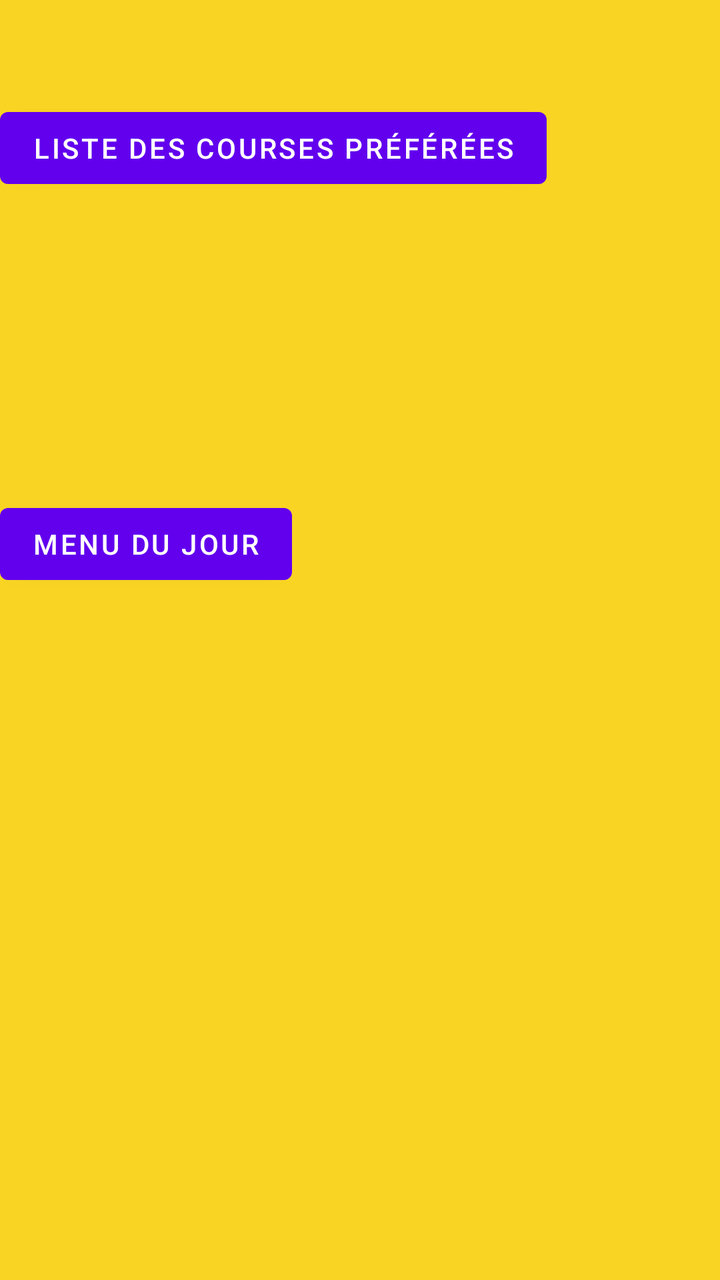
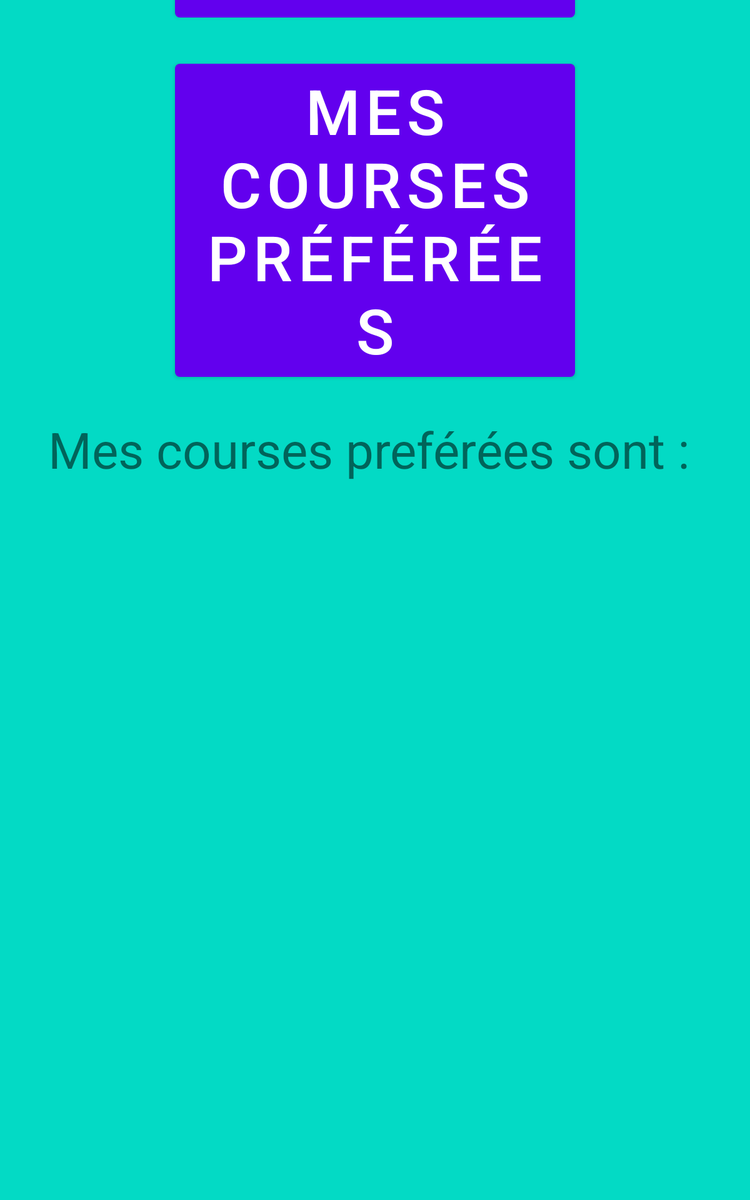

An Android layout and its configuration variant, each rendered on a device that would load it. The default file and the variant file are quoted in full after the pictures.
<!-- AndroidManifest.xml: application theme Theme.Aliments -->
<!-- res/layout/fragment_menu.xml -->
<?xml version="1.0" encoding="utf-8"?>
<LinearLayout
    xmlns:android="http://schemas.android.com/apk/res/android"
    xmlns:tools="http://schemas.android.com/tools"
    android:layout_width="match_parent"
    android:layout_height="match_parent"
    android:background="#f9d423"
    android:orientation="vertical"
    tools:context=".adapters.MenuFragment">

    <Button
        android:id="@+id/Coursespref"
        android:layout_width="wrap_content"
        android:layout_height="wrap_content"
        android:layout_marginTop="50dp"
        android:text="Liste des courses préférées" />

    <ListView
        android:id="@+id/ListeCoursesPref"
        android:layout_width="wrap_content"
        android:layout_height="wrap_content">
    </ListView>
   <Button
      android:id="@+id/menudujour"
        android:layout_height="wrap_content"
        android:layout_marginTop="150dp"
        android:text="Menu du jour"
      android:layout_width="wrap_content" />




</LinearLayout>
<!-- resources referenced by this layout -->
<resources>
  <style name="Theme.Aliments" parent="Theme.MaterialComponents.DayNight.DarkActionBar">
          
          <item name="colorPrimary">@color/purple_500</item>
          <item name="colorPrimaryVariant">@color/purple_700</item>
          <item name="colorOnPrimary">@color/white</item>
          
          <item name="colorSecondary">@color/teal_200</item>
          <item name="colorSecondaryVariant">@color/teal_700</item>
          <item name="colorOnSecondary">@color/black</item>
          
          <item name="android:statusBarColor" tools:targetApi="l">?attr/colorPrimaryVariant</item>
          
      </style>
</resources>
<!-- res/layout-sw600dp/fragment_menu.xml (the repository's variant of the layout above) -->
<!-- drawn on a 7-inch tablet held upright -->
<?xml version="1.0" encoding="utf-8"?>
<LinearLayout
    xmlns:android="http://schemas.android.com/apk/res/android"
    xmlns:tools="http://schemas.android.com/tools"
    android:layout_width="match_parent"
    android:layout_height="match_parent"
    android:gravity="center"
    android:background="@color/teal_200"
    android:orientation="vertical"
    tools:context=".adapters.MenuFragment">

    <Button
        android:id="@+id/menudujour"
        android:layout_height="wrap_content"
        android:layout_marginTop="25dp"
        android:textSize="50sp"
        android:text="Menu du jour"
        android:layout_width="wrap_content" />

    <Button
        android:id="@+id/Coursespref"
        android:layout_width="wrap_content"
        android:layout_height="wrap_content"
        android:textSize="50sp"
        android:layout_marginTop="25dp"
        android:text="Mes courses préférées" />

    <TextView
        android:layout_width="wrap_content"
        android:layout_height="wrap_content"
        android:text="Mes courses preférées sont : "
        android:textSize="40sp"
        android:layout_marginTop="25dp"/>

    <ListView
        android:id="@+id/ListeCoursesPref"
        android:layout_marginTop="25dp"
        android:layout_width="400dp"
        android:textSize="50sp"
        android:layout_height="700dp">
    </ListView>

</LinearLayout>
